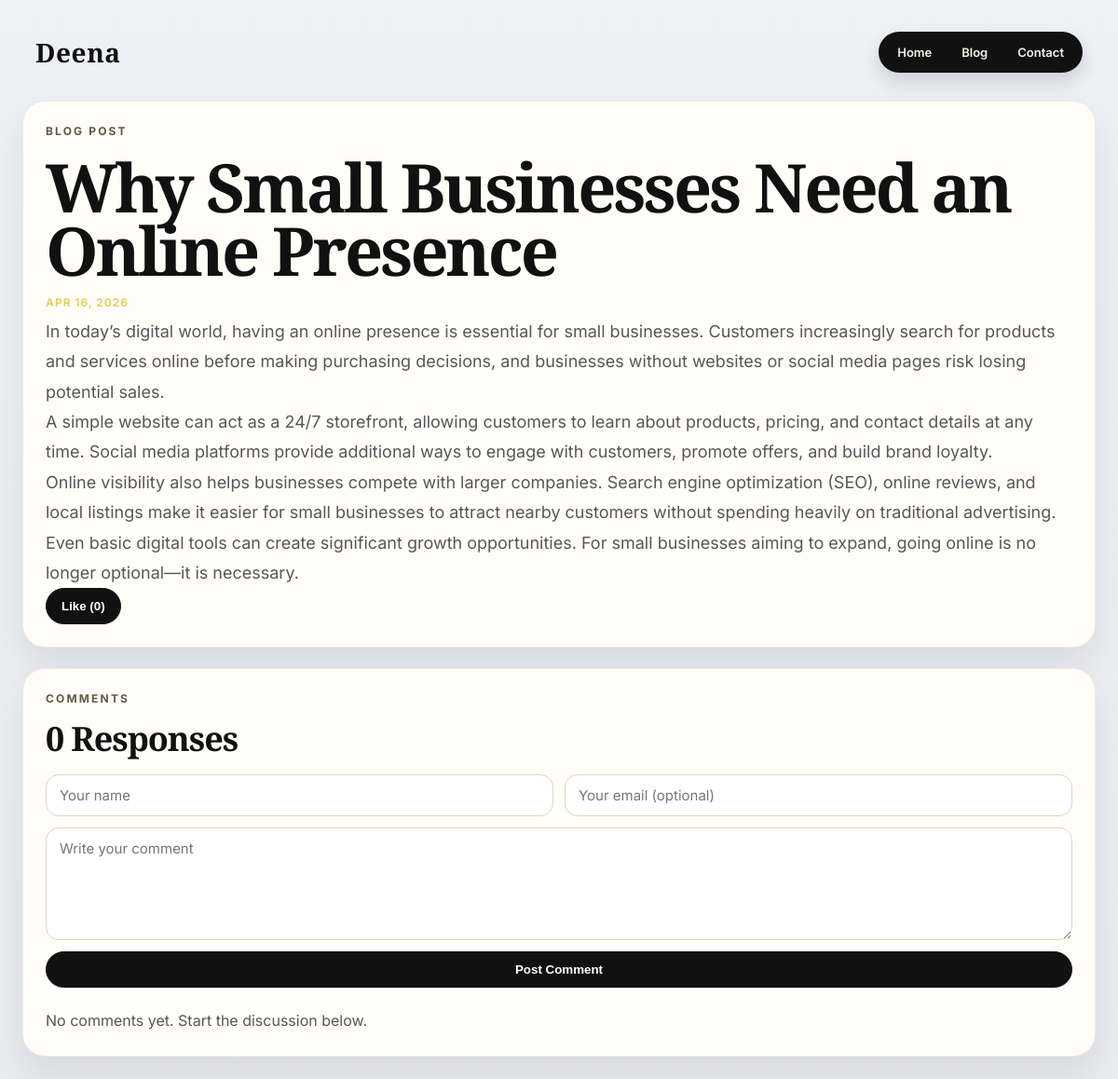
The page /blog/why-small-businesses-need-an-online-presence/ on the database its author committed.
### web/models.py (models this page shows, shortened)
class BlogModel(models.Model):
    title = models.CharField(max_length=100)
    slug = models.SlugField(max_length=120, unique=True, blank=True, null=True)
    date_uploaded = models.DateTimeField(auto_now_add=True)
    image = models.ImageField(upload_to='blog_images/', blank=True, null=True)
    body = models.TextField(max_length=5000)
    likes = models.PositiveIntegerField(default=0)
    class Meta:
        ordering = ['-date_uploaded']

### web/views.py (the view, shortened to what this page needs)
# urls.py: path('blog/<slug:slug>/', blog_detail, name='blog_detail'),
def blog_detail(request, slug):
    post = get_object_or_404(BlogModel, slug=slug)
    return render(request, 'blog_detail.html', {'post': post})

### web/templates/blog_detail.html (shortened to what this page needs)
{% load static %}
<!DOCTYPE html>
<html lang="en">
<head>
  <link rel="stylesheet" href="{% static 'web/style.css' %}">
</head>
<body>
  <header class="topbar">
    <div class="logo">Deena</div>
    <nav class="nav-pill" aria-label="Primary navigation">
      <a href="{% url 'index' %}">Home</a>
      <a href="{% url 'blog_list' %}">Blog</a>
      <a href="{% url 'index' %}#contact">Contact</a>
    </nav>
  </header>
  <main class="blog-detail-page">
    <article class="blog-detail-card">
      <p class="eyebrow">Blog Post</p>
      <h1>{{ post.title }}</h1>
      <p class="blog-date">{{ post.date_uploaded|date:"M d, Y" }}</p>
      <div class="blog-detail-body">
        {{ post.body|linebreaks }}
      </div>
      <div class="blog-action-row">
        <form method="post" class="inline-form">
          <button type="submit" class="like-button">Like ({{ post.likes }})</button>
        </form>
      </div>
    </article>
    <section class="comments-card">
      <div class="section-heading">
        <div>
          <p class="eyebrow">Comments</p>
          <h2>{{ post.comments.count }} Responses</h2>
        </div>
      </div>
      <form method="post" class="comment-form">
        <div class="comment-grid">
          <input type="text" name="name" placeholder="Your name" required>
          <input type="email" name="email" placeholder="Your email (optional)">
        </div>
        <textarea name="content" rows="5" placeholder="Write your comment" required></textarea>
        <button type="submit">Post Comment</button>
      </form>
      <div class="comment-list">
        {% for comment in post.comments.all %}
          <article class="comment-item">
            <div class="comment-meta">
              <strong>{{ comment.name }}</strong>
              <span>{{ comment.created_at|date:"M d, Y H:i" }}</span>
            </div>
            <p>{{ comment.content|linebreaksbr }}</p>
          </article>
        {% empty %}
          <p class="section-text">No comments yet. Start the discussion below.</p>
        {% endfor %}
      </div>
    </section>
  </main>
</body>
</html>

### web/static/web/style.css (style rules this page uses)
* { margin: 0; padding: 0; box-sizing: border-box; }
:root { --page-bg: #e9ebf0; --panel: #f7f3e8; --paper: #fffdf7; --ink: #111111; --muted: #575757; --line: #ded7c5; --soft-line: rgba(17, 17, 17, 0.08); --accent: #e3d065; --accent-2: #d6c8a0; --dark: #121212; }
html { scroll-behavior: smooth; }
body { font-family: 'Inter', 'Segoe UI', sans-serif; background: linear-gradient(180deg, #edf0f5 0%, var(--page-bg) 100%); color: var(--ink); padding: 24px; }
.topbar { display: flex; justify-content: space-between; align-items: center; gap: 16px; max-width: 1480px; margin: 0 auto 20px; padding: 10px 14px; }
.logo { font-family: 'Playfair Display', Georgia, serif; font-size: 28px; font-weight: 800; letter-spacing: 0.02em; }
.nav-pill { display: inline-flex; align-items: center; gap: 4px; padding: 6px; border-radius: 999px; background: #111111; box-shadow: 0 10px 20px rgba(17, 17, 17, 0.14); }
.nav-pill a { text-decoration: none; color: #f7f3e8; font-size: 13px; font-weight: 600; padding: 8px 14px; border-radius: 999px; transition: background-color 0.2s ease, color 0.2s ease; }
.eyebrow { font-size: 12px; font-weight: 700; letter-spacing: 0.18em; text-transform: uppercase; color: #5f5a43; margin-bottom: 18px; }
.section-heading { display: flex; justify-content: space-between; gap: 18px; align-items: end; margin-bottom: 20px; }
.section-heading h2, .blog-panel h2, .contact-panel h2 { font-family: 'Playfair Display', Georgia, serif; font-size: clamp(2rem, 3vw, 3rem); line-height: 1; letter-spacing: -0.03em; }
.section-text { color: var(--muted); font-size: 16px; line-height: 1.7; max-width: 42ch; }
.blog-date { font-size: 12px; font-weight: 700; letter-spacing: 0.08em; text-transform: uppercase; color: var(--accent); margin-bottom: 8px; }
.blog-page, .blog-detail-page { max-width: 1200px; margin: 0 auto; display: grid; gap: 22px; }
.blog-page-hero, .blog-list-card, .blog-detail-card, .comments-card { background: var(--paper); border: 1px solid var(--soft-line); border-radius: 24px; box-shadow: 0 20px 40px rgba(17, 17, 17, 0.08); }
.blog-page-hero h1, .blog-detail-card h1 { font-family: 'Playfair Display', Georgia, serif; font-size: clamp(3rem, 6vw, 5rem); line-height: 0.95; letter-spacing: -0.04em; margin-bottom: 14px; }
.blog-list-card, .blog-detail-card, .comments-card { padding: 24px; }
.blog-list-meta, .blog-action-row, .comment-meta { display: flex; align-items: center; justify-content: space-between; gap: 12px; flex-wrap: wrap; }
.like-button, .comment-form button { background: #111111; color: #ffffff; border-color: #111111; }
.blog-detail-body { font-size: 18px; line-height: 1.8; color: var(--muted); }
.comment-form { display: grid; gap: 12px; margin-bottom: 22px; }
.comment-grid { display: grid; grid-template-columns: repeat(2, minmax(0, 1fr)); gap: 12px; }
.comment-form input, .comment-form textarea { width: 100%; border: 1px solid var(--line); border-radius: 14px; padding: 12px 14px; font-family: inherit; font-size: 15px; background: #ffffff; }
.comment-list { display: grid; gap: 14px; }
button { padding: 11px 16px; border: 1px solid rgba(17, 17, 17, 0.15); border-radius: 999px; background: #ffffff; color: #111111; font-weight: 700; cursor: pointer; transition: transform 0.2s ease, background-color 0.2s ease, color 0.2s ease; }

### rows shown on the page
BlogModel: title "Why Small Businesses Need an Online Presence", date_uploaded "APR 16, 2026", body "In today’s digital world, having an online presence is essential for small businesses. Customers increasingly search for products and services online before making purchasing decisions, and businesses without websites or social media pages risk losing potential sales. A simple website can act as a 24/7 storefront, allowing customers to learn about products, pricing, and contact details at any time. Social media platforms provide additional ways to engage with customers, promote offers, and build brand loyalty. Online visibility also helps businesses compete with larger companies. Search engine optimization (SEO), online reviews, and local listings make it easier for small businesses to…", likes "0", comments.count "0"
